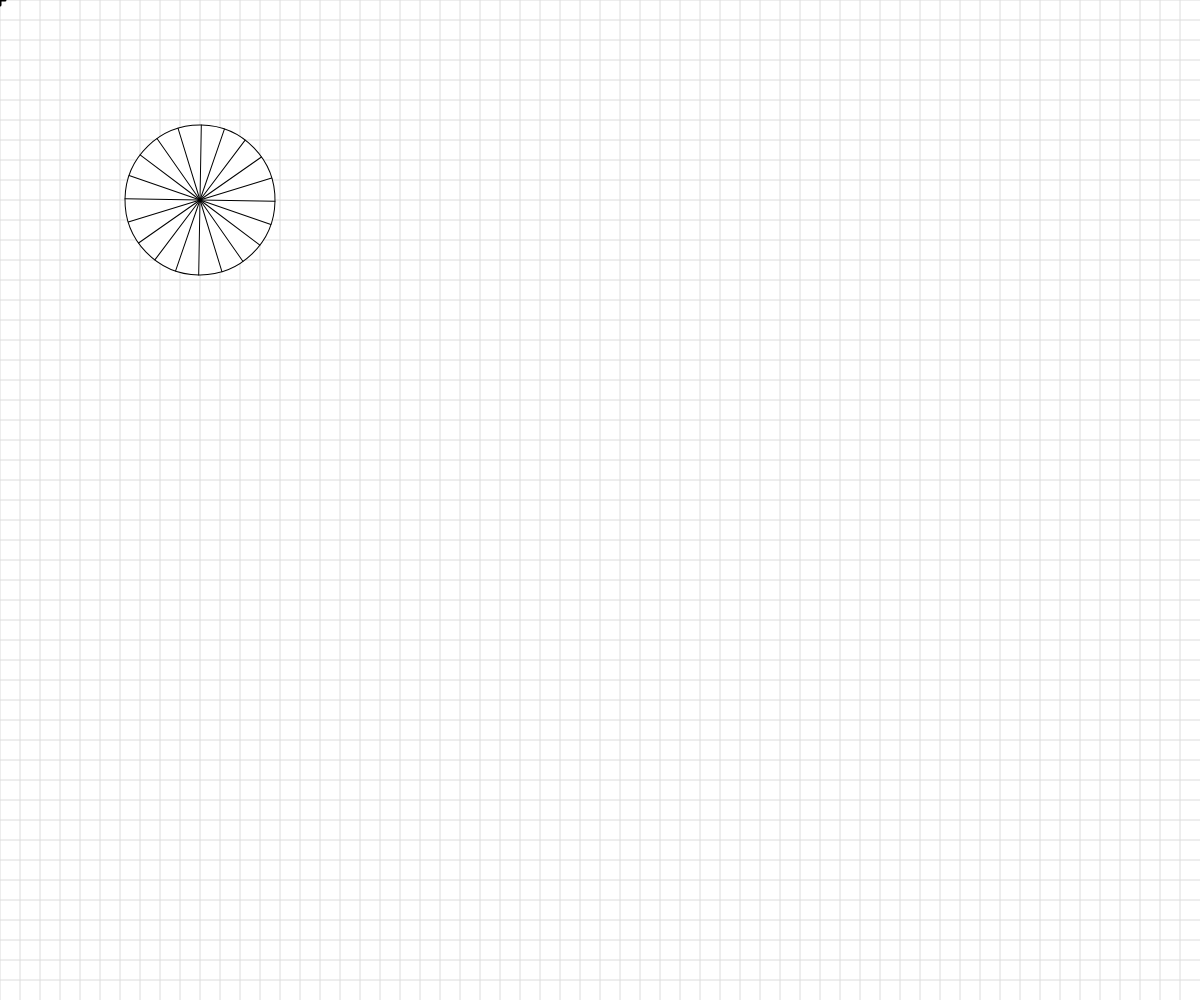
Frame 1 (no input)
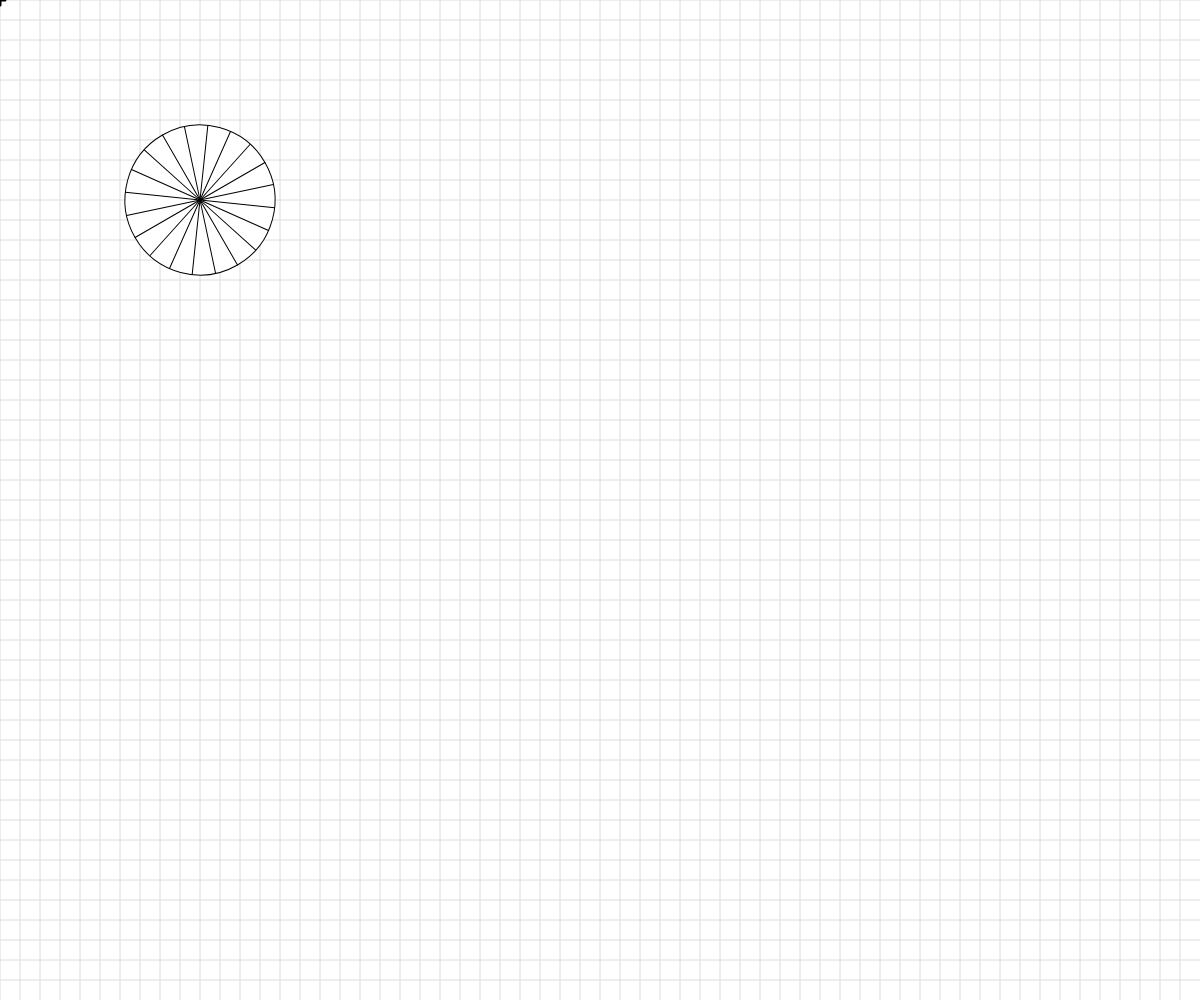
Frame 60 (no input)
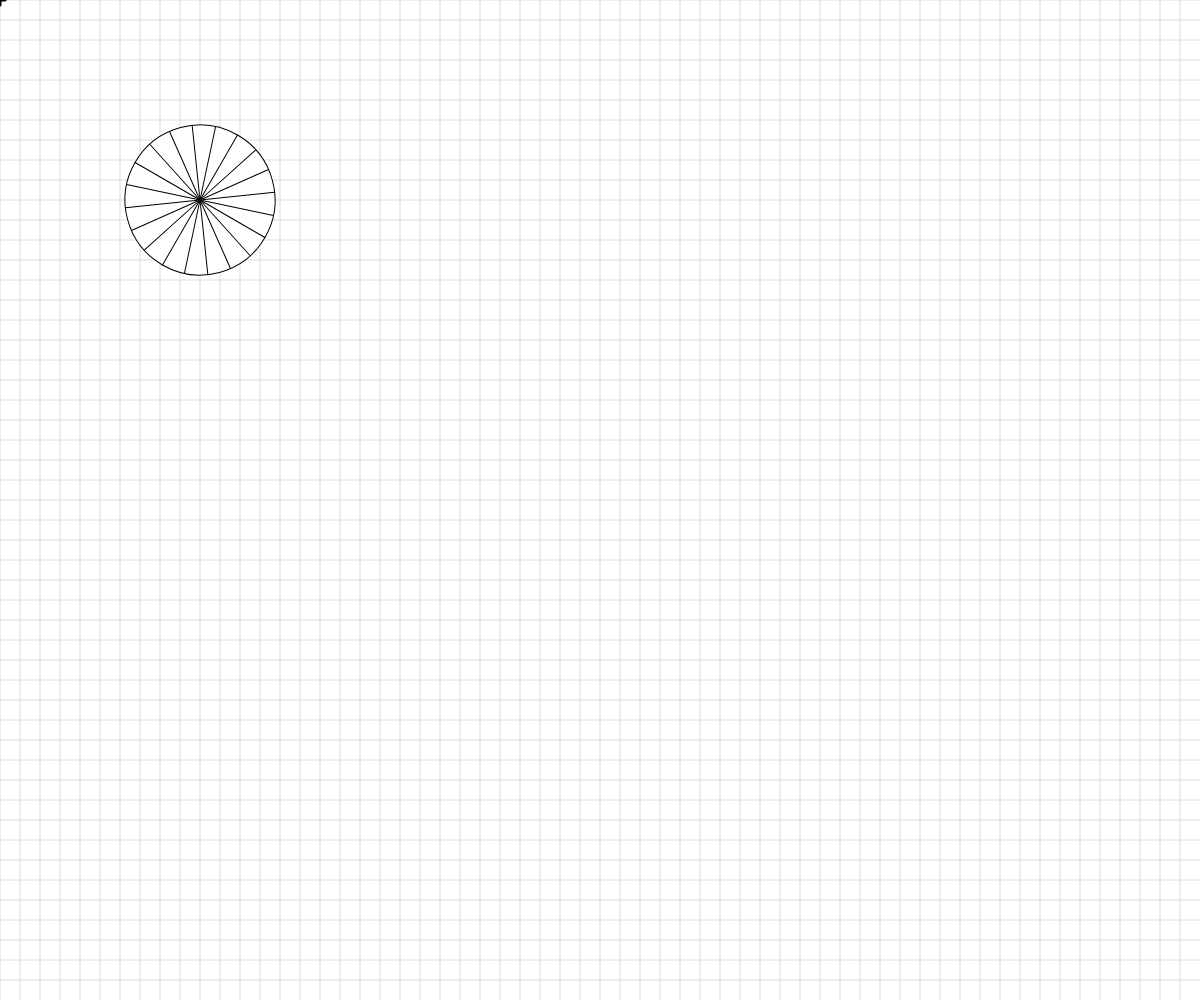
Frame 120 (the mouse pressed at the canvas centre since frame 60)

The p5.js sketch that drew these frames (run headless with seeded random() and noise() and a simulated clock; from frame 60 on, the mouse is pressed at the canvas centre):

// p5.js sketch
// ── sketch.js
// Basic Transformations Sandbox


let originalSpacing = 20;


function setup() {
  createCanvas(windowWidth, windowHeight);
}

function draw() {
  //transformations reset at start of draw
  background(255);
  drawBasicGrid(220);

  //transformation one: TRANSLATION
  //add push()  pop()

  /*
  push();
  translate(200, 140);
  drawBasicGrid(120);
  rectangleRed(0, 0);
  rectangleBlue(-60, -40);

  translate(100, 300);
  drawBasicGrid(220);
  rectangleBlue(0, 0);

  pop();
  rectangleRed(0, 0);

  */

  //transformation two: SCALE
  /*
  translate(windowWidth/2, windowHeight/2);
  let s = map(mouseX, 0, width, 0.1, 10);
  scale(s);
  drawBasicGrid(120);
  rectMode(CENTER);
  rectangleBlue(0,0);
  */

  //transformation three: ROTATION
  //reminder: rotations are measured in radians, not degrees! Functions can help with the conversion...
  /*
  translate(windowWidth/2, windowHeight/2);
  angleMode(DEGREES);
  rotate(frameCount);
  drawBasicGrid(0);
  face(0,0);
  */


  //Combinations of Transformations

  let n = 20
  angleMode(DEGREES);
  translate(200,200);
  rotate(frameCount)
  circle(0,0,150)
  for(let i = 0; i < n; i++){
    line(0,0,75,0)
    rotate(360/n)
  }

}


function face(x, y) {
  //draw a face at x,y
  push();
  translate(x, y);
  ellipseMode(CENTER);
  fill(200, 200, 0);
  stroke(0);
  ellipse(0, 0, 80, 80);
  fill(90, 140, 30, 220);
  triangle(-20, 20, 20, 20, 0, 30);
  fill(0);
  ellipse(-25, 0, 10, 10);
  ellipse(25, 0, 10, 10);
  strokeWeight(5);
  line(-30, -10, 30, -10);
  strokeWeight(1);
  pop();

}

function rectangleRed(x, y) {
  //draw a red rectangle at x,y (sized 50 pixels square) - to visualize what happens to the coordinate system
  //when different basic transformations are applied.
  noStroke();
  fill(255, 0, 0, 150);
  rect(x, y, 40, 40);

}

function rectangleBlue(x, y) {
  //draw a red rectangle at x,y (sized 50 pixels square) - to visualize what happens to the coordinate system
  //when different basic transformations are applied.
  noStroke();
  fill(0, 0, 255, 150);
  rect(x, y, 40, 40);

}

function drawBasicGrid(shade) {
  //draw the normal cartesian Coordinate Grid, in a light color. Spaced at 20 px by default
  stroke(shade);
  for (let x = 0; x < width; x += 20) {
    line(x, 0, x, height);
  }
  for (let y = 0; y < height; y += 20) {
    line(0, y, width, y);
  }

  //Draw "X" at the origin
  strokeWeight(3);
  stroke(0);
  line(-5, 0, 5, 0);
  line(0, 5, 0, -5);
  strokeWeight(1);
}
